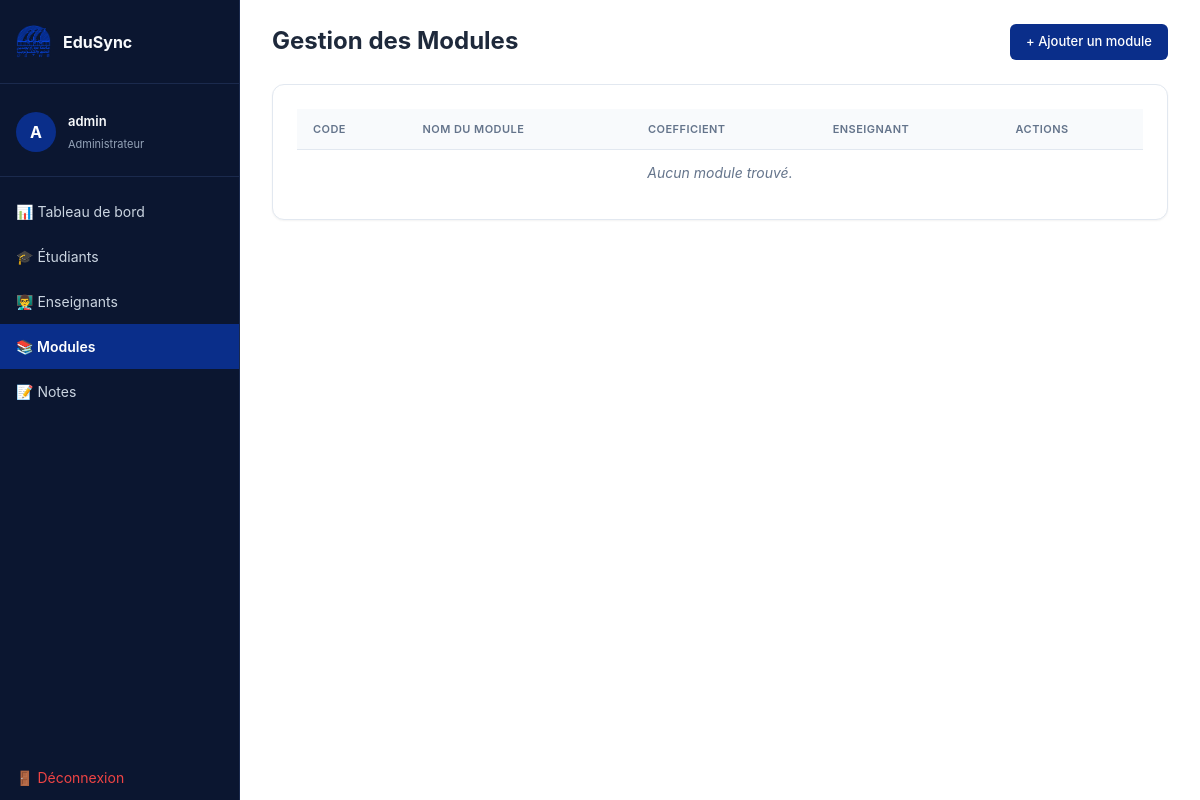
Before: /admin/modules.php (signed in) with the older database file.
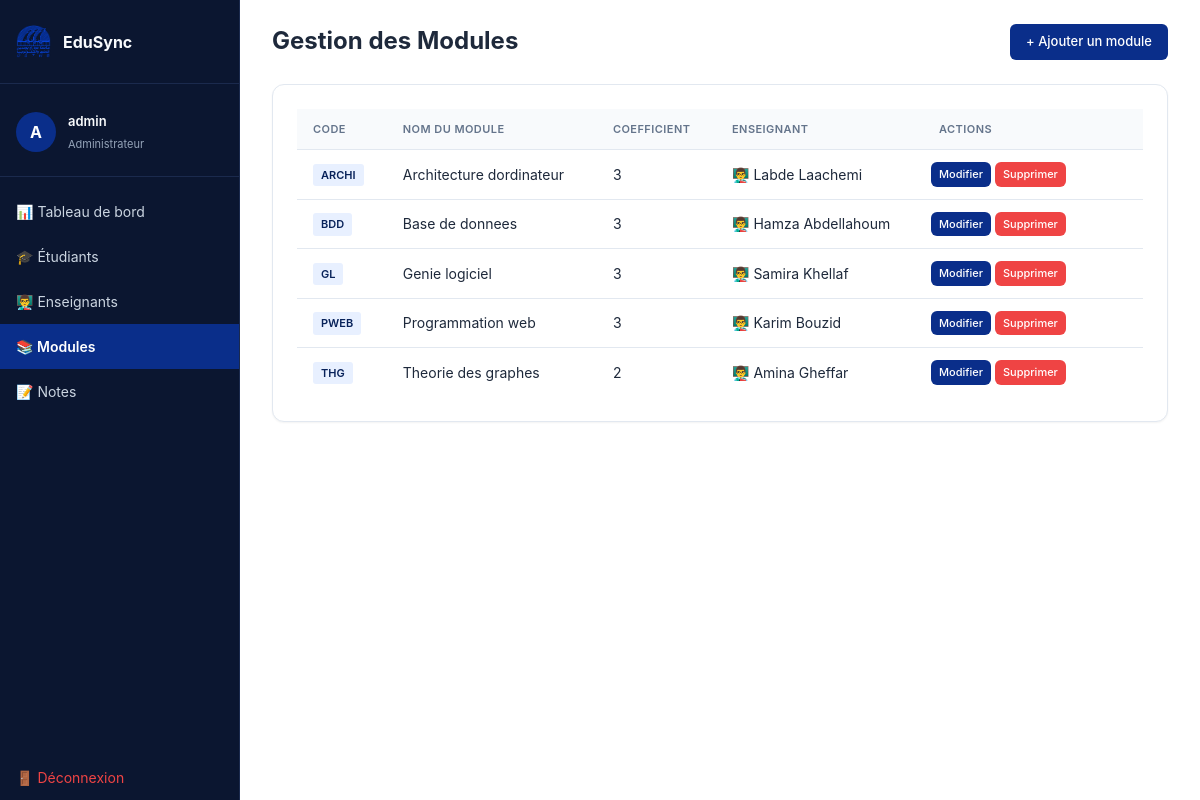
After: the same page with the newer database file.
### tables this page shows
CREATE TABLE IF NOT EXISTS modules (
    id          INT AUTO_INCREMENT PRIMARY KEY,
    code          VARCHAR(20) NOT NULL UNIQUE,
    title       VARCHAR(150) NOT NULL,
    coefficient   INT NOT NULL DEFAULT 1,
    teacher_id  INT NOT NULL,         
    FOREIGN KEY (teacher_id) REFERENCES teachers(id)
        ON DELETE CASCADE
);

CREATE TABLE IF NOT EXISTS teachers (
    id          INT AUTO_INCREMENT PRIMARY KEY,
    last_name             VARCHAR(80)  NOT NULL,
    first_name            VARCHAR(80)  NOT NULL,
    email                 VARCHAR(120) NOT NULL UNIQUE,
    subject     VARCHAR(100),
    password_hash         VARCHAR(255) NOT NULL,
    must_change_password  TINYINT(1)   NOT NULL DEFAULT 1,
    is_active             TINYINT(1)   NOT NULL DEFAULT 1,
    created_at            TIMESTAMP    DEFAULT CURRENT_TIMESTAMP
);

### admin/modules.php (the view, shortened to what this page needs)
<?php
require_once '../config/db.php';
$modules = $pdo->query("
    SELECT m.id, m.code, m.title, m.coefficient,
           t.first_name, t.last_name
    FROM modules m
    LEFT JOIN teachers t ON m.teacher_id = t.id
    ORDER BY m.code ASC
")->fetchAll();
require_once '../includes/header.php';
?>
<div class="page-header">
    <h1>Gestion des Modules</h1>
    <a href="add_module.php" class="btn btn-primary">+ Ajouter un module</a>
</div>
<div class="card">
    <table>
        <thead>
            <tr>
                <th>Code</th>
                <th>Nom du module</th>
                <th>Coefficient</th>
                <th>Enseignant</th>
                <th>Actions</th>
            </tr>
        </thead>
        <tbody>
        <?php if (empty($modules)): ?>
            <tr>
                <td colspan="5" class="empty-state">
                    Aucun module trouvé.
                </td>
            </tr>
        <?php else: ?>
            <?php foreach ($modules as $m): ?>
            <tr>
                <td><span class="badge blue"><?= htmlspecialchars($m['code']) ?></span></td>
                <td><?= htmlspecialchars($m['title']) ?></td>
                <td><?= htmlspecialchars($m['coefficient']) ?></td>
                <td>
                    <?php if ($m['first_name']): ?>
                        👨‍🏫 <?= htmlspecialchars($m['first_name'] . ' ' . $m['last_name']) ?>
                    <?php else: ?>
                        <span class="text-secondary">(Non assigné)</span>
                    <?php endif; ?>
                </td>
                <td>
                    <a href="edit_module.php?id=<?= $m['id'] ?>"
                       class="btn btn-primary">Modifier</a>
                    <a href="modules.php?delete=<?= $m['id'] ?>"
                       class="btn btn-danger"
                       onclick="return confirm('Supprimer ce module ?')">Supprimer</a>
                </td>
            </tr>
            <?php endforeach; ?>
        <?php endif; ?>
        </tbody>
    </table>
</div>
<?php require_once '../includes/footer.php'; ?>

### includes/header.php (shortened to what this page needs)
<!DOCTYPE html>
<html lang="fr">
<head>
    <link rel="stylesheet" href="../assets/css/main.css">
    <link rel="stylesheet" href="../assets/css/colors.css">
    <link rel="stylesheet" href="../assets/css/admin.css">
</head>
<body>
<div class="layout">
    <?php require_once __DIR__ . '/sidebar.php'; ?>
    <main class="main-content">

### includes/sidebar.php
<?php
$current = basename($_SERVER['PHP_SELF']);
?>
<aside class="sidebar">
    <div class="sidebar-brand"><img src="../assets/images/USTHB.png" alt="Logo" class="sidebar-img">
                EduSync</div>
    <div class="sidebar-user">
        <div class="sidebar-user-avatar">
            <?= strtoupper(substr($_SESSION['user_name'], 0, 1)) ?>
        </div>
        <div class="sidebar-user-info">
            <span class="sidebar-user-name">
                <?= htmlspecialchars($_SESSION['user_name']) ?>
            </span>
            <span class="sidebar-user-role">Administrateur</span>
        </div>
    </div>
    <nav>
        <a href="dashboard.php"  class="<?= $current === 'dashboard.php'  ? 'active' : '' ?>">📊 Tableau de bord</a>
        <a href="students.php"   class="<?= $current === 'students.php'   ? 'active' : '' ?>">🎓 Étudiants</a>
        <a href="teachers.php"   class="<?= $current === 'teachers.php'   ? 'active' : '' ?>">👨‍🏫 Enseignants</a>
        <a href="modules.php"    class="<?= $current === 'modules.php'    ? 'active' : '' ?>">📚 Modules</a>
        <a href="notes.php"      class="<?= $current === 'notes.php'      ? 'active' : '' ?>">📝 Notes</a>
        <a href="../auth/logout.php" class="logout">🚪 Déconnexion</a>
    </nav>
</aside>

### includes/footer.php (shortened to what this page needs)
</main>
</div>
</body>
</html>

### assets/css/colors.css (style rules this page uses)
:root { --primary: #3b82f6; --primary-light: #eff6ff; --success: #10b981; --success-dark: #166534; --success-light: #16a34a; --danger: #ef4444; --danger-dark: #991b1b; --warning: #f59e0b; --warning-light: #fbbf24; --info: #06b6d4; --dark: #0f172a; --gray-100: #f1f5f9; --gray-200: #e2e8f0; --gray-300: #cbd5e1; --gray-400: #94a3b8; --gray-500: #64748b; --gray-600: #475569; --light: #f8fafc; --online: #10b981; --offline: #cbd5e1; --offline-text: #475569; --never: #94a3b8; }
.badge { display: inline-block; padding: 3px 8px; border-radius: 3px; font-size: 11px; font-weight: 600; text-align: center; }

### assets/css/variables.css (style rules this page uses)
:root { --color-primary: #0A2E8A; --color-primary-dark: #08225a; --color-primary-light: #e8f0ff; --color-text: #1e293b; --color-text-secondary: #64748b; --color-text-tertiary: #94a3b8; --color-bg-white: #fff; --color-bg-secondary: #f8fafc; --color-bg-dark: #0f172a; --color-border: #d1d5db; --color-border-light: #e2e8f0; --color-green: #10b981; --color-green-light: #e6f7ee; --color-amber: #f59e0b; --color-amber-light: #fef3e0; --color-red: #ef4444; --color-red-light: #fee2e2; --color-purple: #8b5cf6; --color-purple-light: #ede9fe; --color-coral: #ff6b6b; --color-coral-light: #ffe0e0; --shadow-sm: 0 1px 2px rgba(0, 0, 0, 0.05); --shadow-md: 0 4px 6px rgba(0, 0, 0, 0.1); --shadow-lg: 0 10px 40px rgba(0, 0, 0, 0.2); --radius-md: 6px; --radius-lg: 12px; --font-family: -apple-system, BlinkMacSystemFont, "Segoe UI", Roboto, "Helvetica Neue", Arial, sans-serif; --font-size-xs: 11px; --font-size-sm: 12px; --font-size-base: 13px; --font-size-md: 14px; --font-size-lg: 16px; --font-size-xl: 18px; --font-size-2xl: 24px; --font-size-3xl: 28px; --spacing-xs: 4px; --spacing-sm: 8px; --spacing-md: 12px; --spacing-lg: 16px; --spacing-xl: 20px; --spacing-2xl: 24px; --spacing-3xl: 32px; --transition-fast: 0.15s ease; --transition-normal: 0.3s ease; --transition-slow: 0.6s ease; --sidebar-width: 240px; --navbar-height: 62px; --max-content-width: 1040px; }

### assets/css/global.css (style rules this page uses)
* { margin: 0; padding: 0; box-sizing: border-box; }
html { scroll-behavior: smooth; }
body { font-family: var(--font-family); font-size: var(--font-size-md); color: var(--color-text); background: var(--color-bg-white); line-height: 1.5; }
h1, h2, h3, h4, h5, h6 { font-weight: 600; line-height: 1.2; }
h1 { font-size: var(--font-size-3xl); }
a { color: inherit; text-decoration: none; transition: color var(--transition-fast); }
table { width: 100%; border-collapse: collapse; font-size: var(--font-size-md); }
thead tr { background: var(--color-bg-secondary); }
th, td { padding: var(--spacing-md) var(--spacing-lg); text-align: left; border-bottom: 1px solid var(--color-border-light); }
th { font-weight: 600; color: var(--color-text-secondary); font-size: var(--font-size-xs); text-transform: uppercase; letter-spacing: 0.04em; }
tr:last-child td { border-bottom: none; }

### assets/css/components.css (style rules this page uses)
.btn, button { display: inline-block; padding: var(--spacing-sm) var(--spacing-lg); border-radius: var(--radius-md); font-size: var(--font-size-base); font-weight: 500; cursor: pointer; border: none; text-decoration: none; transition: all var(--transition-fast); font-family: var(--font-family); }
.btn-primary, .btn-full { background: var(--color-primary); color: #fff; }
.btn-danger { background: var(--color-red); color: #fff; }
.badge { display: inline-block; padding: var(--spacing-xs) var(--spacing-md); border-radius: 20px; font-size: var(--font-size-xs); font-weight: 600; white-space: nowrap; }
.badge.blue { background: var(--color-primary-light); color: var(--color-primary-dark); }
.card { background: var(--color-bg-white); border-radius: var(--radius-lg); padding: var(--spacing-2xl); box-shadow: var(--shadow-sm); border: 1px solid var(--color-border-light); }
table td:last-child { width: auto; min-width: auto; }
table td:last-child a.btn { display: inline-block !important; margin-bottom: var(--spacing-sm); }
.empty-state { text-align: center; color: var(--color-text-secondary); padding: var(--spacing-2xl) var(--spacing-lg); font-size: var(--font-size-md); }

### assets/css/admin.css (style rules this page uses)
.empty-state { text-align: center; color: var(--gray-500); padding: 24px; font-style: italic; }

Changed rows visible on the page:
added modules: code "ARCHI", title "Architecture dordinateur", coefficient "3", teacher.last_name "Labde Laachemi"
added modules: code "BDD", title "Base de donnees", coefficient "3", teacher.last_name "Hamza Abdellahoum"
added modules: code "GL", title "Genie logiciel", coefficient "3", teacher.last_name "Samira Khellaf"
added modules: code "PWEB", title "Programmation web", coefficient "3", teacher.last_name "Karim Bouzid"
added modules: code "THG", title "Theorie des graphes", coefficient "2", teacher.last_name "Amina Gheffar"
Other visible differences:
text no longer shown: "Aucun module trouvé."
